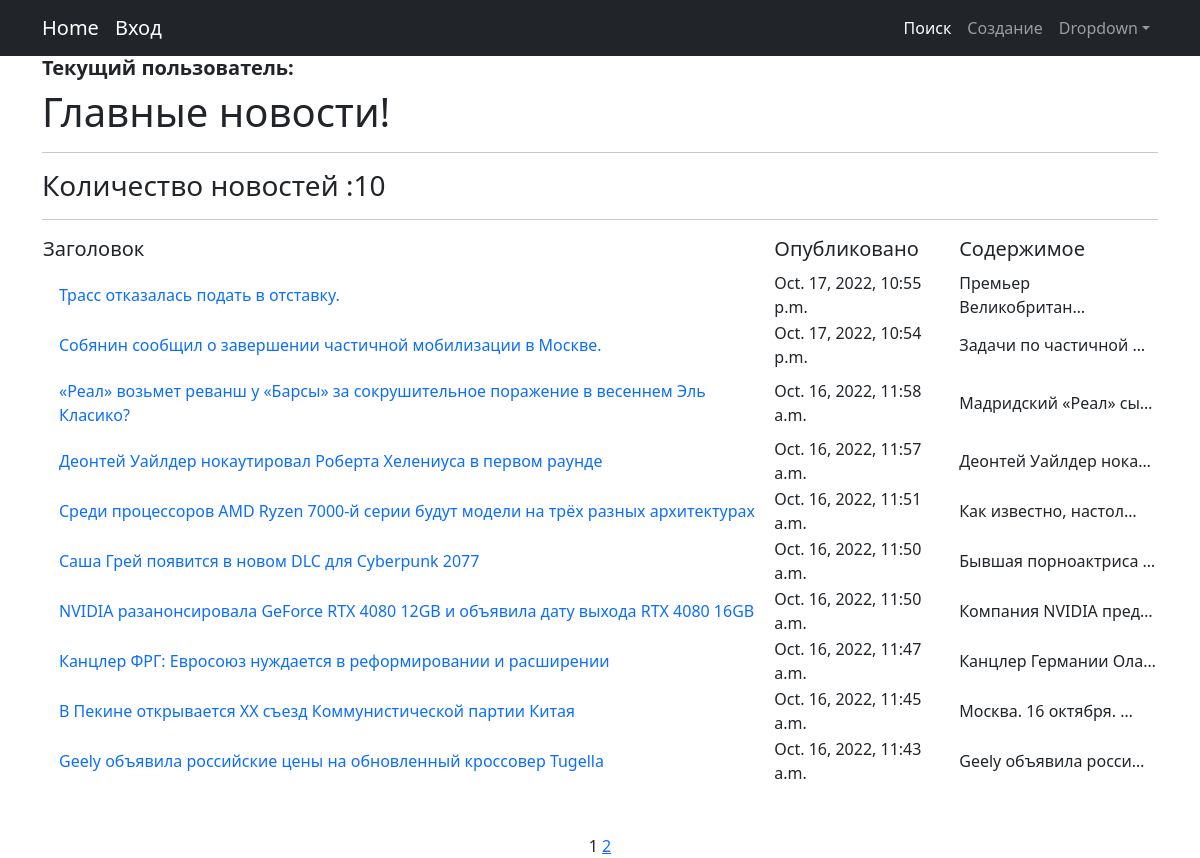
Page /news/ on the committed database.
### news/models.py (models this page shows, shortened)
class Post(models.Model):
    posts = [
        ('news', 'Новость'),
        ('article', 'Статья')
    ]
    post_type = models.CharField(max_length=8, choices=posts, default='news', verbose_name='Тип поста')
    author_name = models.ForeignKey(Author, on_delete=models.CASCADE, related_name='writer', verbose_name='Автор')
    title = models.CharField(max_length=128)
    post_content = models.TextField(verbose_name='Содержимое')
    post_creation_date = models.DateTimeField(auto_now_add=True)
    rating = models.IntegerField(default=0)
    post_category = models.ManyToManyField(Category, through='PostCategory', verbose_name='Категория')

### news/views.py (the view)
# urls.py: urlpatterns = [path('', NewsList.as_view(), name='allnews'),
class NewsList(ListView):
    model = Post
    ordering = '-post_creation_date'
    template_name = 'allnews.html'
    context_object_name = 'allnews'
    paginate_by = 10

### news/templatetags/custom_filters.py (called while the page is built)
@register.filter()
def censor(value):
    if not isinstance(value, str):
        raise ValueError('Должен быть текст!')
    nasty_list = [
        'редиска',
        'матрица',
        'цветы',
        'время',
        'место',
        'авто',
    ]
    for item in nasty_list:
        if item in value.lower():
            c_index = value.lower().index(item)
            value = value.replace(value[c_index:c_index+len(item)], f"{value[c_index]}{'*' * (len(item) - 1)}")
    return value

### templates/allnews.html (shortened to what this page needs)
{% extends 'flatpages/default.html' %}
{% load custom_filters %}
{% block content %}
<h1> Главные новости! </h1>
<hr>
<h3>Количество новостей :{{allnews|length}}</h3>
<hr>
<table>
    <tr>
        <td><h5>Заголовок</h5></td>
        <td><h5>Опубликовано</h5></td>
        <td><h5>Содержимое</h5></td>
    </tr>
    {% for i in allnews %}
        <tr>
        <td><a class="nav-link" href="/news/{{i.id}}">{{i.title|censor}}
                        </a></td>
        <td>{{i.post_creation_date}}</td>
        <td>{{i.post_content|censor|truncatechars:21}}</td>
        </tr>
    {% endfor %}
</table>
<div class="text-center mt-5">
{{ page_obj.number }}
{% if page_obj.has_next %}
    <a href="?page={{ page_obj.next_page_number }}">{{ page_obj.next_page_number }}</a>
{% endif %}
</div>
{% endblock content %}

### templates/flatpages/default.html (shortened to what this page needs)
<!DOCTYPE html>
<html lang="en">
    <head>
        {% load static %}
        <link href="{% static 'css/styles.css' %}"  rel="stylesheet" />
    </head>
    <body>
    {% block navbar %}
        <nav class="navbar navbar-expand-lg navbar-dark bg-dark">
            <div class="container">
                <a class="navbar-brand" href="/news/">Home</a>
                {% if not user.username %}
                <a class="navbar-brand" href="/accounts/login">Вход</a>
                {% endif %}
                <div class="collapse navbar-collapse" id="navbarSupportedContent">
                    <ul class="navbar-nav ms-auto mb-2 mb-lg-0">
                        <li class="nav-item"><a class="nav-link active" aria-current="page"
                                                href="/news/search/">Поиск</a></li>
                        <li class="nav-item"><a class="nav-link" href="/news/create/">Создание</a></li>
                        <li class="nav-item dropdown">
                            <a class="nav-link dropdown-toggle" id="navbarDropdown" href="#" role="button" data-bs-toggle="dropdown" aria-expanded="false">Dropdown</a>
                        </li>
                    </ul>
                </div>
            </div>
        </nav>
        {% endblock navbar %}
        <div class="container">
            <h5><b>Текущий пользователь: {{user.username}}</b></h5>
            {% block content %}{% endblock content%}
    </body>
</html>

### rows in the picture
Post: title|censor "Трасс отказалась подать в отставку.", post_creation_date "Oct. 17, 2022, 10:55 p.m.", post_content|censor "Премьер Великобритан…"
Post: title|censor "Собянин сообщил о завершении частичной мобилизации в Москве.", post_creation_date "Oct. 17, 2022, 10:54 p.m.", post_content|censor "Задачи по частичной …"
Post: title|censor "«Реал» возьмет реванш у «Барсы» за сокрушительное поражение в весеннем Эль Класико?", post_creation_date "Oct. 16, 2022, 11:58 a.m.", post_content|censor "Мадридский «Реал» сы…"
Post: title|censor "Деонтей Уайлдер нокаутировал Роберта Хелениуса в первом раунде", post_creation_date "Oct. 16, 2022, 11:57 a.m.", post_content|censor "Деонтей Уайлдер нока…"
Post: title|censor "Среди процессоров AMD Ryzen 7000-й серии будут модели на трёх разных архитектурах", post_creation_date "Oct. 16, 2022, 11:51 a.m.", post_content|censor "Как известно, настол…"
Post: title|censor "Саша Грей появится в новом DLC для Cyberpunk 2077", post_creation_date "Oct. 16, 2022, 11:50 a.m.", post_content|censor "Бывшая порноактриса …"
Post: title|censor "NVIDIA разанонсировала GeForce RTX 4080 12GB и объявила дату выхода RTX 4080 16GB", post_creation_date "Oct. 16, 2022, 11:50 a.m.", post_content|censor "Компания NVIDIA пред…"
Post: title|censor "Канцлер ФРГ: Евросоюз нуждается в реформировании и расширении", post_creation_date "Oct. 16, 2022, 11:47 a.m.", post_content|censor "Канцлер Германии Ола…"
Post: title|censor "В Пекине открывается ХХ съезд Коммунистической партии Китая", post_creation_date "Oct. 16, 2022, 11:45 a.m.", post_content|censor "Москва. 16 октября. …"
Post: title|censor "Geely объявила российские цены на обновленный кроссовер Tugella", post_creation_date "Oct. 16, 2022, 11:43 a.m.", post_content|censor "Geely объявила росси…"

### other values in the picture
{{ allnews|length }} "10"
{{ page_obj.number }} "1"
{{ page_obj.next_page_number }} "2"
